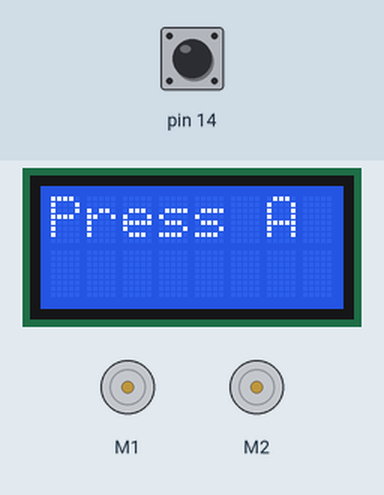
Recording of a sketch running on a simulated Arduino Leonardo, built with avr-gcc and run on an emulated ATmega32U4. Shown: 8×2 character LCD, 2 × DC motor (green arrow = forward, orange = backward, longer = faster). The test bench sets the inputs (shaded band); at power-on: pin 14 HIGH.

Above: at 1.2 s.
1.3 s: pin 14 pulled LOW for 0.15 s
At 1.75 s:
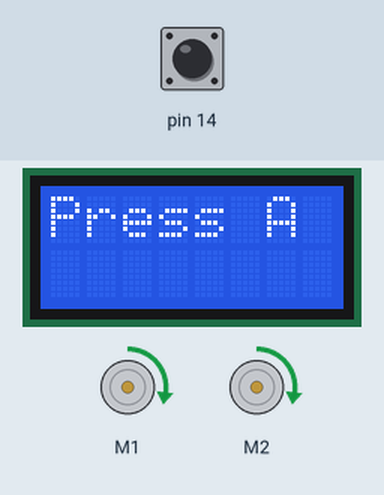
4.9 s: pin 14 pulled LOW for 1 s
At 5.98 s:
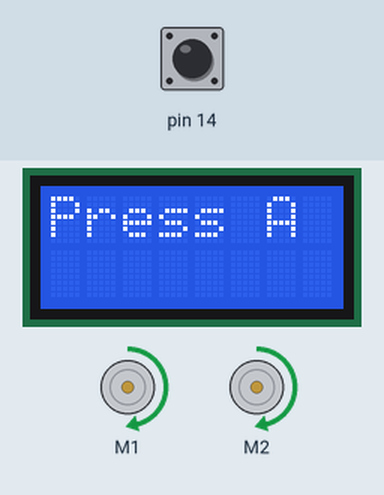
6.5 s: pin 14 pulsed LOW 5 times (0.12 s each, 0.3 s apart)
10.0 s: pin 14 pulled LOW for 3.2 s
At 12.8 s:
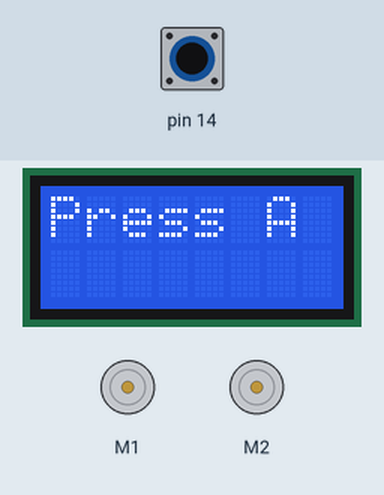
Timing chart, 0 to 14.3 s (numbered marks = the images above; inputs shaded):
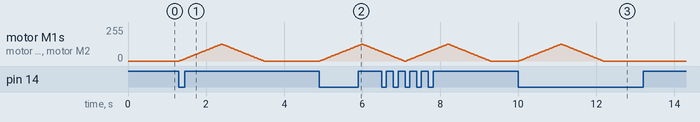

Measured:
- after the input at 1.3 s, motor M1, motor M2: rises from stopped to forward 126/255 in 1.1 s, then falls to stopped in 1.1 s
- after the input at 4.9 s, motor M1, motor M2: rises from stopped to forward 126/255 in 1.1 s, then falls to forward 69/255 in 0.51 s
- after the input at 10.0 s, motor M1, motor M2: rises from stopped to forward 126/255 in 1.1 s, then falls to stopped in 1.1 s

The sketch:

sample13.ino
```cpp
#include <Zumo32U4.h>

#define MaxSpeed 200

Zumo32U4ButtonA buttonA;
Zumo32U4Motors motors;
Zumo32U4LCD lcd;

void setup()
{
    lcd.clear();
    lcd.print("Press A");
}

void loop()
{
    // 以下のコードを入力しなさい
    bool buttonPress = buttonA.getSingleDebouncedPress();
    if(buttonPress == true)
    {
        for(int speed = 0; speed < MaxSpeed; speed++)
        {
            motors.setSpeeds(speed, speed);
            delay(5);
        }
        for(int speed = MaxSpeed; speed >= 0; speed--)
        {
            motors.setSpeeds(speed, speed);
            delay(5);
        }
    }
}
```
